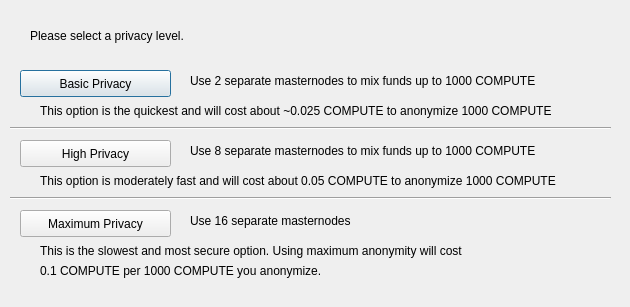
<?xml version="1.0" encoding="UTF-8"?>
<ui version="4.0">
 <class>DarksendConfig</class>
 <widget class="QDialog" name="DarksendConfig">
  <property name="geometry">
   <rect>
    <x>0</x>
    <y>0</y>
    <width>630</width>
    <height>307</height>
   </rect>
  </property>
  <property name="windowTitle">
   <string>Configure PrivateSend</string>
  </property>
  <widget class="QPushButton" name="buttonBasic">
   <property name="geometry">
    <rect>
     <x>20</x>
     <y>70</y>
     <width>151</width>
     <height>27</height>
    </rect>
   </property>
   <property name="text">
    <string>Basic Privacy</string>
   </property>
  </widget>
  <widget class="QPushButton" name="buttonHigh">
   <property name="geometry">
    <rect>
     <x>20</x>
     <y>140</y>
     <width>151</width>
     <height>27</height>
    </rect>
   </property>
   <property name="text">
    <string>High Privacy</string>
   </property>
  </widget>
  <widget class="QPushButton" name="buttonMax">
   <property name="geometry">
    <rect>
     <x>20</x>
     <y>210</y>
     <width>151</width>
     <height>27</height>
    </rect>
   </property>
   <property name="text">
    <string>Maximum Privacy</string>
   </property>
  </widget>
  <widget class="QLabel" name="label">
   <property name="geometry">
    <rect>
     <x>30</x>
     <y>20</y>
     <width>571</width>
     <height>31</height>
    </rect>
   </property>
   <property name="text">
    <string>Please select a privacy level.</string>
   </property>
  </widget>
  <widget class="QLabel" name="label_2">
   <property name="geometry">
    <rect>
     <x>190</x>
     <y>70</y>
     <width>421</width>
     <height>21</height>
    </rect>
   </property>
   <property name="text">
    <string>Use 2 separate masternodes to mix funds up to 1000 COMPUTE</string>
   </property>
  </widget>
  <widget class="QLabel" name="label_3">
   <property name="geometry">
    <rect>
     <x>190</x>
     <y>140</y>
     <width>411</width>
     <height>21</height>
    </rect>
   </property>
   <property name="text">
    <string>Use 8 separate masternodes to mix funds up to 1000 COMPUTE</string>
   </property>
  </widget>
  <widget class="QLabel" name="label_4">
   <property name="geometry">
    <rect>
     <x>190</x>
     <y>210</y>
     <width>421</width>
     <height>21</height>
    </rect>
   </property>
   <property name="text">
    <string>Use 16 separate masternodes</string>
   </property>
  </widget>
  <widget class="QLabel" name="label_6">
   <property name="geometry">
    <rect>
     <x>40</x>
     <y>100</y>
     <width>561</width>
     <height>21</height>
    </rect>
   </property>
   <property name="text">
    <string>This option is the quickest and will cost about ~0.025 COMPUTE to anonymize 1000 COMPUTE</string>
   </property>
  </widget>
  <widget class="QLabel" name="label_7">
   <property name="geometry">
    <rect>
     <x>40</x>
     <y>170</y>
     <width>561</width>
     <height>21</height>
    </rect>
   </property>
   <property name="text">
    <string>This option is moderately fast and will cost about 0.05 COMPUTE to anonymize 1000 COMPUTE</string>
   </property>
  </widget>
  <widget class="QLabel" name="label_8">
   <property name="geometry">
    <rect>
     <x>40</x>
     <y>240</y>
     <width>561</width>
     <height>21</height>
    </rect>
   </property>
   <property name="text">
    <string>This is the slowest and most secure option. Using maximum anonymity will cost</string>
   </property>
  </widget>
  <widget class="QLabel" name="label_9">
   <property name="geometry">
    <rect>
     <x>40</x>
     <y>260</y>
     <width>561</width>
     <height>21</height>
    </rect>
   </property>
   <property name="text">
    <string>0.1 COMPUTE per 1000 COMPUTE you anonymize.</string>
   </property>
  </widget>
  <widget class="Line" name="line">
   <property name="geometry">
    <rect>
     <x>10</x>
     <y>120</y>
     <width>601</width>
     <height>16</height>
    </rect>
   </property>
   <property name="orientation">
    <enum>Qt::Horizontal</enum>
   </property>
  </widget>
  <widget class="Line" name="line_2">
   <property name="geometry">
    <rect>
     <x>10</x>
     <y>190</y>
     <width>601</width>
     <height>16</height>
    </rect>
   </property>
   <property name="orientation">
    <enum>Qt::Horizontal</enum>
   </property>
  </widget>
 </widget>
 <resources/>
 <connections/>
</ui>
